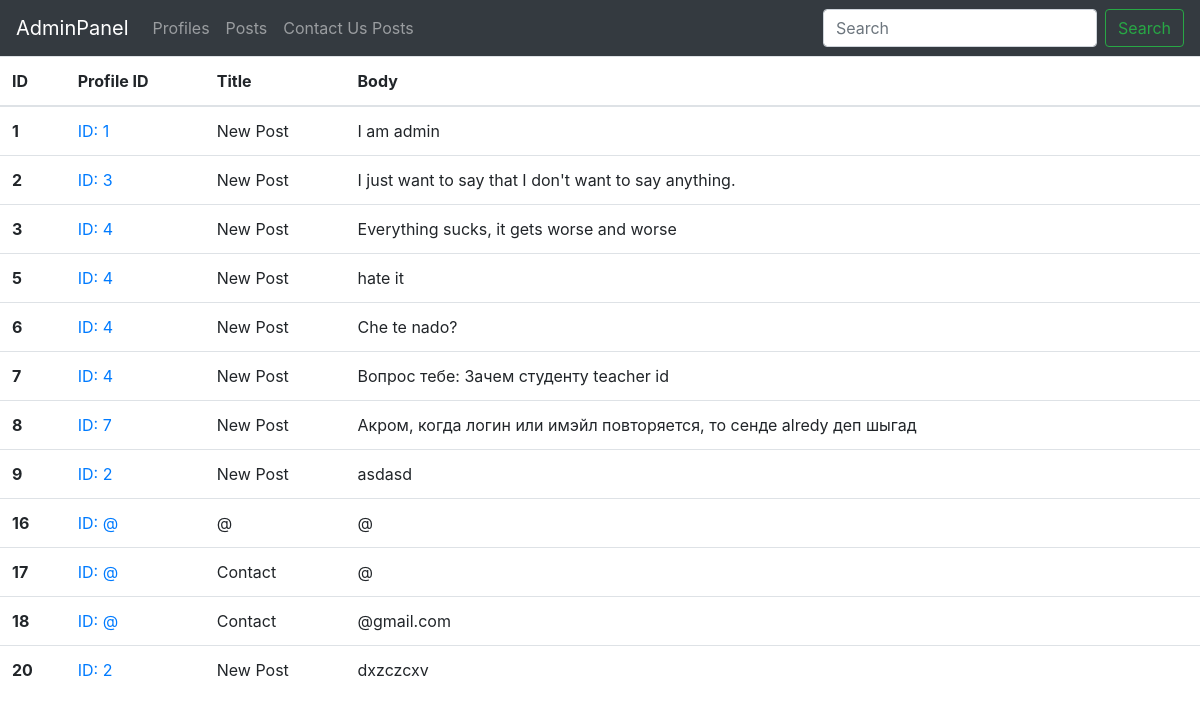
The page /admin/posts (signed in) on the database as committed earlier.
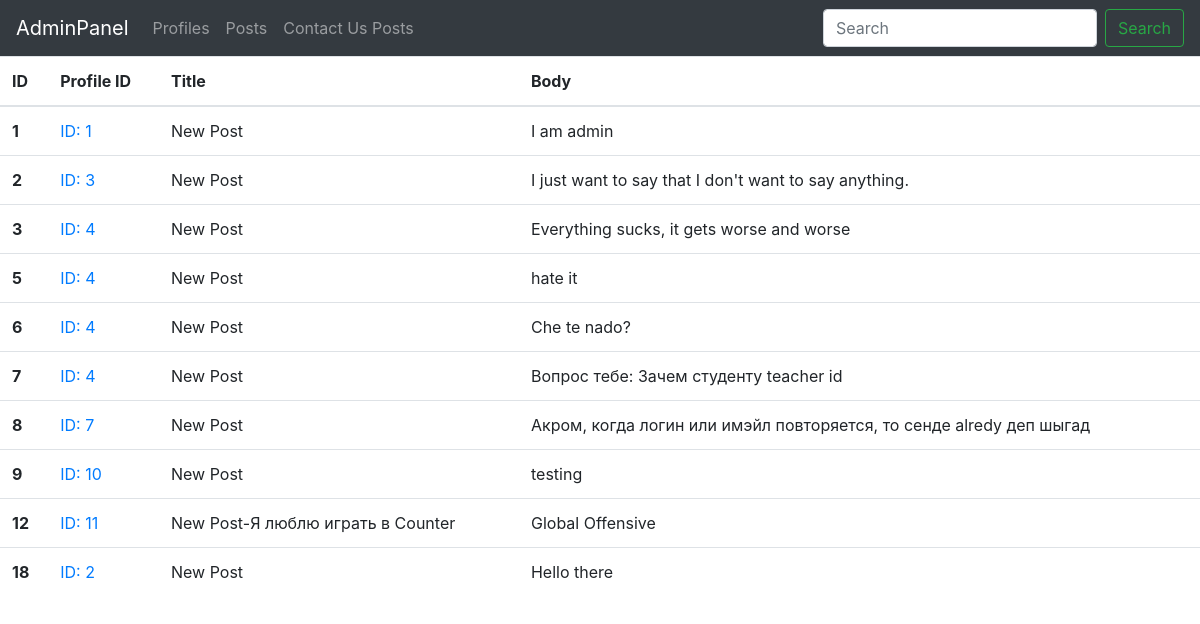
The same page on the database as committed later.
### models.py (models this page shows, shortened)
class Posts (db.Model):
    id = db.Column(db.Integer, primary_key=True)
    title = db.Column(db.String(100))
    body = db.Column(db.String(200))
    author = db.Column(db.String)
    pub_date = db.Column(db.DateTime, nullable=False,
        default=datetime.utcnow)

### admin.py (the view)
@admin.route('/posts')
@login_required
def posts():
    if current_user.admin == True:
        posts=Posts.query.all()
        return render_template('posts.html',posts=posts)
    else:
        return '''You don't have permisions'''

### app.py (called while the page is built)
@login_manager.user_loader
def load_user(user_id):
	return User.query.get(int(user_id))

### adminTemplates/posts.html (shortened to what this page needs)
{%extends 'base.html'%}
{%block body%}
<table class="table table-hover">
  <thead>
    <tr>
      <th scope="col">ID</th>
      <th scope="col">Profile ID</th>
      <th scope="col">Title</th>
      <th scope="col">Body</th>
    </tr>
  </thead>
  <tbody>
    {%for post in posts%}
    {%if post.author| length < 5%}
    <tr>
      <th scope="row">{{post.id}}</th>
      <td><a href="{{url_for('profile', id=post.author)}}">ID: {{post.author}}</a></td>
      <td>{{post.title}}</td>
      <td>{{post.body}}</td>
    </tr>
    {%endif%}
    {%endfor%}
  </tbody>
</table>
{%endblock%}

Rows that differ between the two databases and show on the page:
removed Posts: id "16", author "@", title "@", body "@"
no longer on this page (row edited): Posts: id "17", author "@", title "Contact", body "@"
removed Posts: id "20", author "2", title "New Post", body "dxzczcxv"
changed Posts id 9: author "2" → "10"; body "asdasd" → "testing"
now on this page (row edited): Posts: id "12", author "11", title "New Post-Я люблю играть в Counter", body "Global Offensive"
changed Posts id 18: author "@" → "2"; title "Contact" → "New Post"; body "@gmail.com" → "Hello there"
